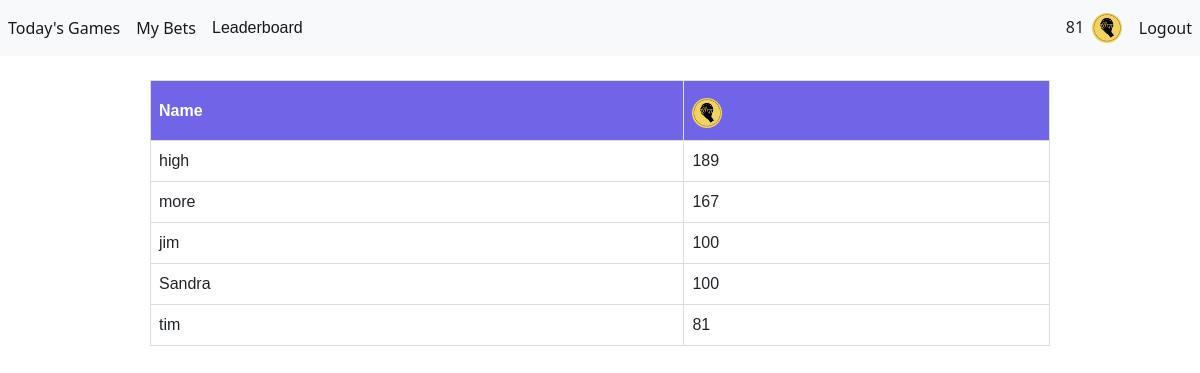
The page /leaderboard (signed in) on the database as committed earlier.
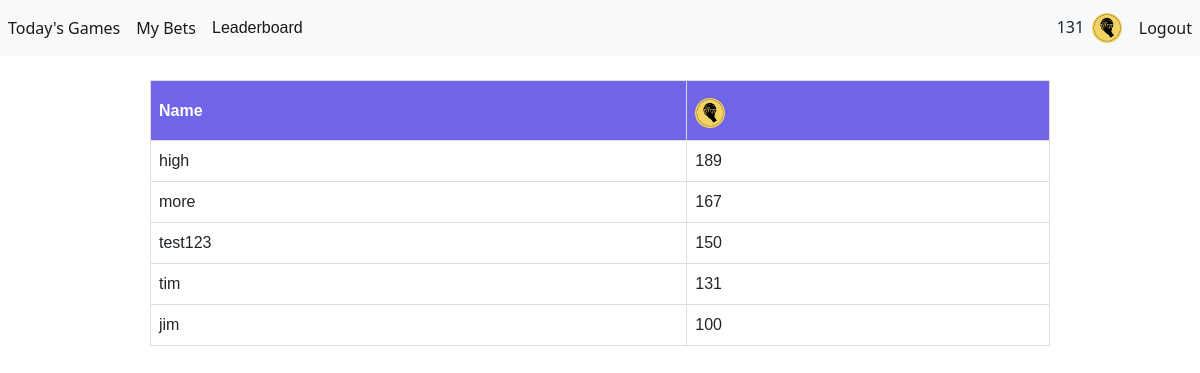
The same page on the database as committed later.
### app/models.py (models this page shows)
class User(db.Model, UserMixin):
    id = db.Column(db.Integer, primary_key = True)
    email = db.Column(db.String(150), unique = True)
    password = db.Column(db.String(150))
    first_name = db.Column(db.String(150))
    last_name = db.Column(db.String(150))
    swishcoins = db.Column(db.Integer, default = 100)
    bets = db.relationship('Bet')

### app/views.py (the view)
@app.route('/leaderboard')
def leaderboard():
    users = User.query.all()
    users = get_top_five_users(users)
    return render_template("leaderboard.html", user = current_user, users = users)

### app/__init__.py (called while the page is built)
@login_manager.user_loader
def load_user(id):
    return User.query.get(int(id))

### app/functions/get_top_five_users.py (called while the page is built)
def get_top_five_users(user_list):
    sorted_list = sorted(user_list, key=lambda x: x.swishcoins, reverse=True)
    if len(user_list) < 5:
        return sorted_list[:len(user_list)]
    else:
        return sorted_list[:5]

### app/templates/leaderboard.html (shortened to what this page needs)
{% extends "main/base.html" %}
{% block main %}
<link rel="stylesheet" href="{{ url_for('static', filename='css/leaderboard.css') }}">
<br>
<table id="leaderboard">
    <tr>
        <th>Name</th>
        <th><img style="max-width: 35px; max-height: 35px; padding-top: 5px" src="{{ url_for('static', filename='img/CourtsideBets_logo.png') }}"></th>
    </tr>
    {% for i in range(users|length) %}
    <tr>
        <td>
            {{ users[i].first_name}}
        </td>
        <td>
            {{users[i].swishcoins}}
        </td>
    </tr>
    {% endfor %}
</table>
{% endblock %}

### app/templates/main/base.html (shortened to what this page needs)
<!doctype html>
<html lang="en">
<head>
    <link href="https://cdn.jsdelivr.net/npm/bootstrap@5.1.3/dist/css/bootstrap.min.css" rel="stylesheet"
>
    <link rel="stylesheet" href="{{ url_for('static', filename='css/style.css') }}">
</head>
<body>
    <nav class="navbar navbar-expand-lg navbar-light bg-light">
        <div class="collapse navbar-collapse" id="navbar">
            <div class="navbar-nav">
                {% if user.is_authenticated %}
                <a class="nav-link active" style="white-space: nowrap;" id="today_games" href="/">Today's Games</a>
                <a class="nav-link active" style="white-space: nowrap;" id="my_bets" href="/my-bets">My Bets</a>
                <a class="nav-link active" style="white-space: nowrap;" id="leaderboard" href="/leaderboard">Leaderboard</a>
                {% else %}
                <a class="nav-link active" id="login" href="/login">Login</a>
                <a class="nav-link active" id="sign_up" href="/sign-up">Sign Up</a>
                {% endif %}
            </div>
        </div>
        <div class="collapse navbar-collapse" id="navbarNav">
            <ul class="navbar-nav ms-auto mb-2 mb-lg-0">
                <li style="padding-top:7px;"> {{ user.swishcoins }} &nbsp; </li>
                <li><img style="max-width: 35px; max-height: 35px; padding-top: 5px" src="{{ url_for('static', filename='img/CourtsideBets_logo.png') }}"> &nbsp; </li>
                <li><a class="nav-link active" id="logout" href="/logout">Logout</a></li>
            </ul>
            </div>
    </nav>
    <main>
        {% block main %} {% endblock %}
    </main>
</body>
</html>

Rows that differ between the two databases and show on the page:
no longer on this page (row unchanged): User: first_name "Sandra", swishcoins "100"
changed User "tim": swishcoins "81" → "131"
added User: first_name "test123", swishcoins "150"
Other text that changed with them:
new list line: "tim 131"
list line gone: "tim 81"
